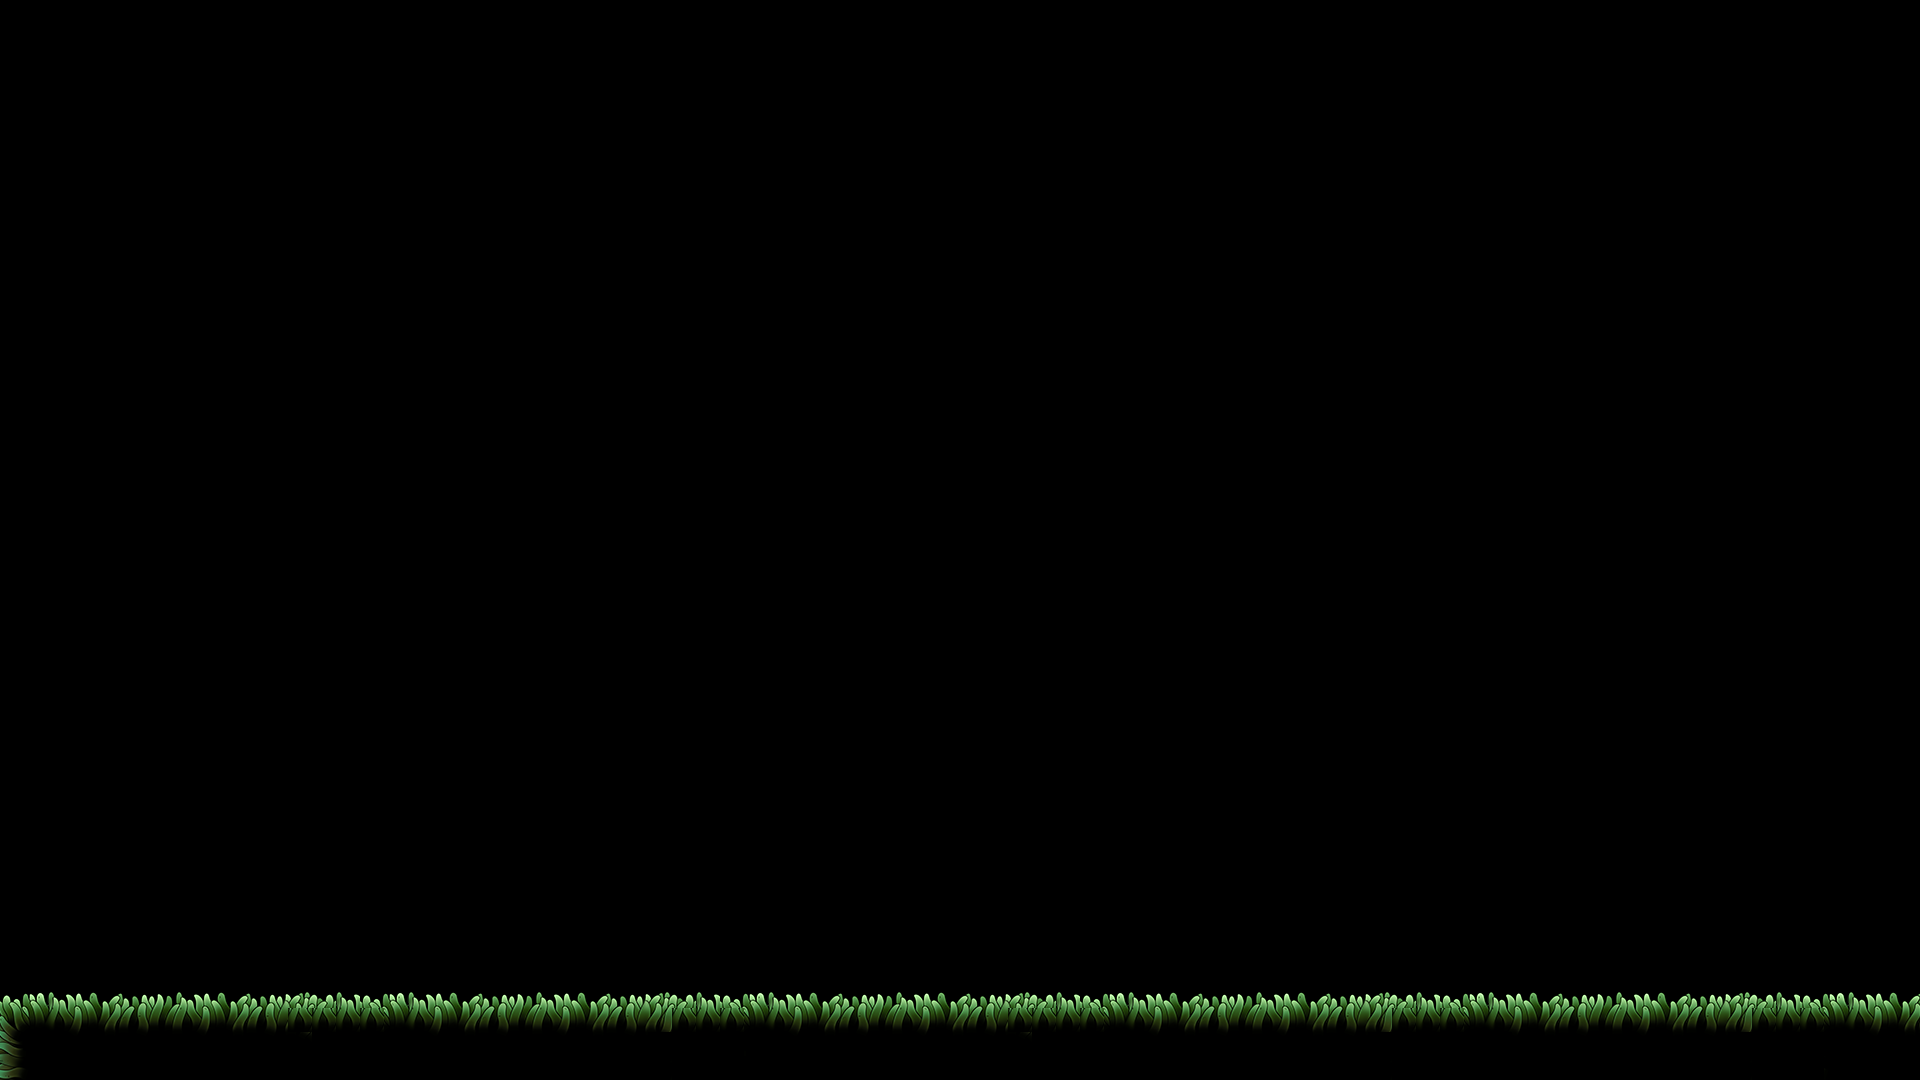

Below is a game level as drawn by its tile map, then a one-line description and the .tmx that defines it (tile-layer data replaced by summaries):
An orthogonal 80x45 tile map with 24x24 px tiles, 5 tile layers (bg, limit, point, boss, ...), 2 tilesets and 3 objects.

<map version="1.10" tiledversion="1.11.0" orientation="orthogonal" renderorder="right-down" width="80" height="45" tilewidth="24" tileheight="24" infinite="0" nextlayerid="10" nextobjectid="11">
 <tileset firstgid="1" name="sprites" tilewidth="24" tileheight="24" tilecount="7225" columns="85">
  <image source="sprites.png" width="2048" height="2048" />
 </tileset>
 <tileset firstgid="7226" name="Cave - Platforms" tilewidth="24" tileheight="24" tilecount="37107" columns="217">
  <image source="Cave - Platforms.png" width="5222" height="4111" />
 </tileset>
 <layer id="1" name="bg" width="80" height="45">
  <data>[3600 cells, 320 non-empty, 54 distinct tile ids]</data>
 </layer>
 <layer id="2" name="limit" width="80" height="45" opacity="0">
  <data>[3600 cells, 6 non-empty, 4 distinct tile ids]</data>
 </layer>
 <layer id="5" name="point" width="80" height="45" opacity="0">
  <data>[3600 cells, 4 non-empty, 1 distinct tile ids]</data>
 </layer>
 <objectgroup id="6" name="wall">
  <object id="2" x="0.5" y="1006" width="1919.5" height="36.5" />
 </objectgroup>
 <objectgroup id="7" name="endgate">
  <object id="3" x="1918" y="11.3333" width="4.66667" height="999.334" />
 </objectgroup>
 <layer id="4" name="boss" width="80" height="45" opacity="0">
  <data>[3600 cells, 1 non-empty, 1 distinct tile ids]</data>
 </layer>
 <layer id="3" name="player" width="80" height="45" opacity="0">
  <data>[3600 cells, 1 non-empty, 1 distinct tile ids]</data>
 </layer>
 <objectgroup id="9" name="limitmap">
  <object id="7" x="-5" y="-3.66667" width="8" height="1083.17" />
 </objectgroup>
</map>
